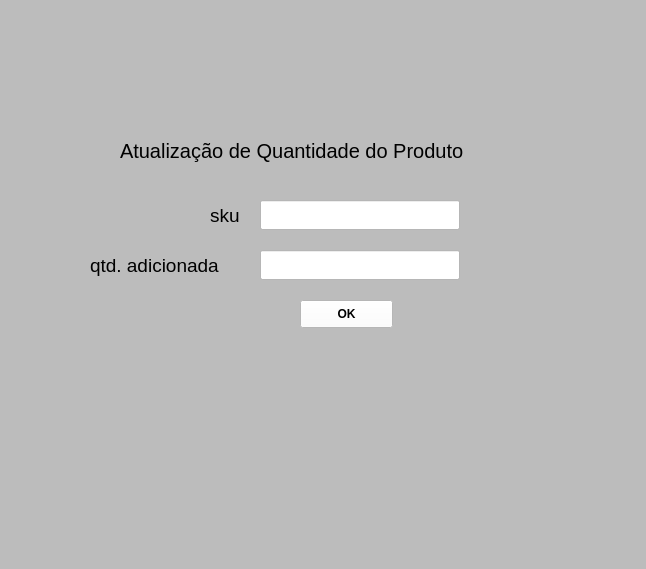
<?xml version="1.0" encoding="UTF-8"?>
<ui version="4.0">
 <class>MainWindow</class>
 <widget class="QMainWindow" name="MainWindow">
  <property name="geometry">
   <rect>
    <x>0</x>
    <y>0</y>
    <width>646</width>
    <height>569</height>
   </rect>
  </property>
  <property name="windowTitle">
   <string>MainWindow</string>
  </property>
  <property name="styleSheet">
   <string notr="true">background-color: rgb(188, 188, 188)</string>
  </property>
  <widget class="QWidget" name="centralwidget">
   <widget class="QLabel" name="label_4">
    <property name="geometry">
     <rect>
      <x>90</x>
      <y>250</y>
      <width>161</width>
      <height>31</height>
     </rect>
    </property>
    <property name="font">
     <font>
      <pointsize>14</pointsize>
     </font>
    </property>
    <property name="text">
     <string>qtd. adicionada</string>
    </property>
   </widget>
   <widget class="QLabel" name="label">
    <property name="geometry">
     <rect>
      <x>120</x>
      <y>130</y>
      <width>431</width>
      <height>41</height>
     </rect>
    </property>
    <property name="font">
     <font>
      <pointsize>15</pointsize>
     </font>
    </property>
    <property name="text">
     <string>Atualização de Quantidade do Produto</string>
    </property>
   </widget>
   <widget class="QPushButton" name="pushButton">
    <property name="geometry">
     <rect>
      <x>300</x>
      <y>300</y>
      <width>93</width>
      <height>28</height>
     </rect>
    </property>
    <property name="font">
     <font>
      <weight>75</weight>
      <bold>true</bold>
     </font>
    </property>
    <property name="styleSheet">
     <string notr="true">background-color: rgb(255, 255, 255)</string>
    </property>
    <property name="text">
     <string>OK</string>
    </property>
   </widget>
   <widget class="QLabel" name="label_2">
    <property name="geometry">
     <rect>
      <x>210</x>
      <y>200</y>
      <width>41</width>
      <height>31</height>
     </rect>
    </property>
    <property name="font">
     <font>
      <pointsize>14</pointsize>
     </font>
    </property>
    <property name="text">
     <string>sku</string>
    </property>
   </widget>
   <widget class="QLineEdit" name="qtdAdc">
    <property name="geometry">
     <rect>
      <x>260</x>
      <y>250</y>
      <width>200</width>
      <height>30</height>
     </rect>
    </property>
    <property name="font">
     <font>
      <pointsize>10</pointsize>
     </font>
    </property>
    <property name="styleSheet">
     <string notr="true">background-color: rgb(255, 255, 255)</string>
    </property>
    <property name="maxLength">
     <number>100</number>
    </property>
   </widget>
   <widget class="QLineEdit" name="sku">
    <property name="geometry">
     <rect>
      <x>260</x>
      <y>200</y>
      <width>200</width>
      <height>30</height>
     </rect>
    </property>
    <property name="font">
     <font>
      <pointsize>10</pointsize>
     </font>
    </property>
    <property name="styleSheet">
     <string notr="true">background-color: rgb(255, 255, 255)</string>
    </property>
    <property name="maxLength">
     <number>20</number>
    </property>
   </widget>
  </widget>
  <widget class="QMenuBar" name="menubar">
   <property name="geometry">
    <rect>
     <x>0</x>
     <y>0</y>
     <width>646</width>
     <height>26</height>
    </rect>
   </property>
  </widget>
  <widget class="QStatusBar" name="statusbar"/>
 </widget>
 <resources/>
 <connections/>
</ui>
